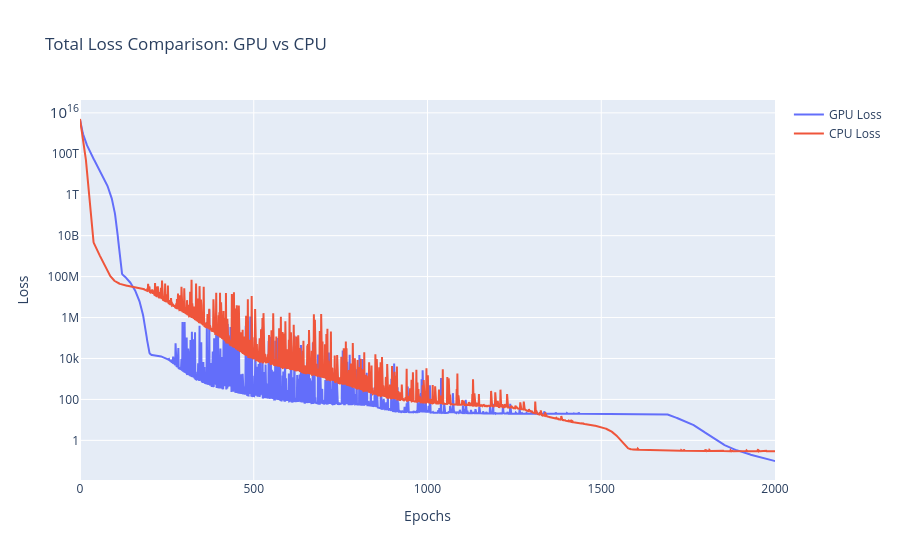
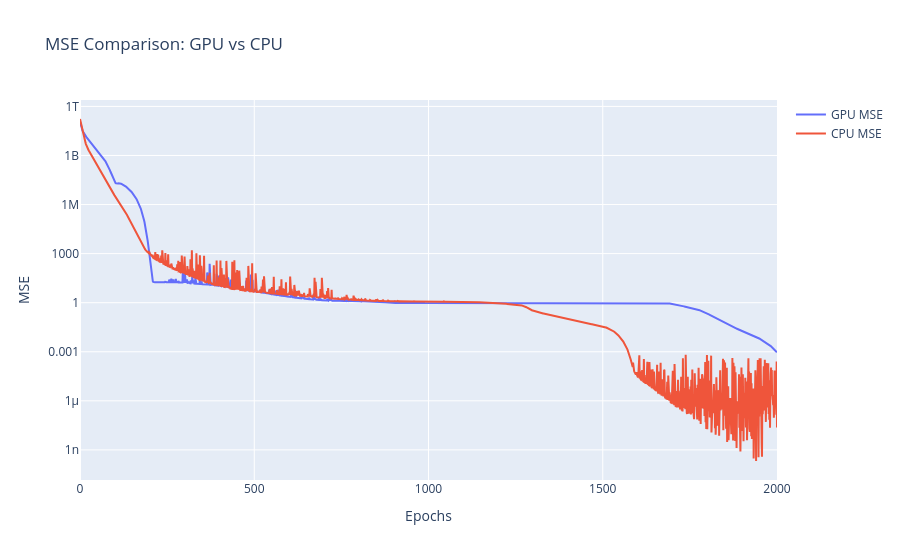
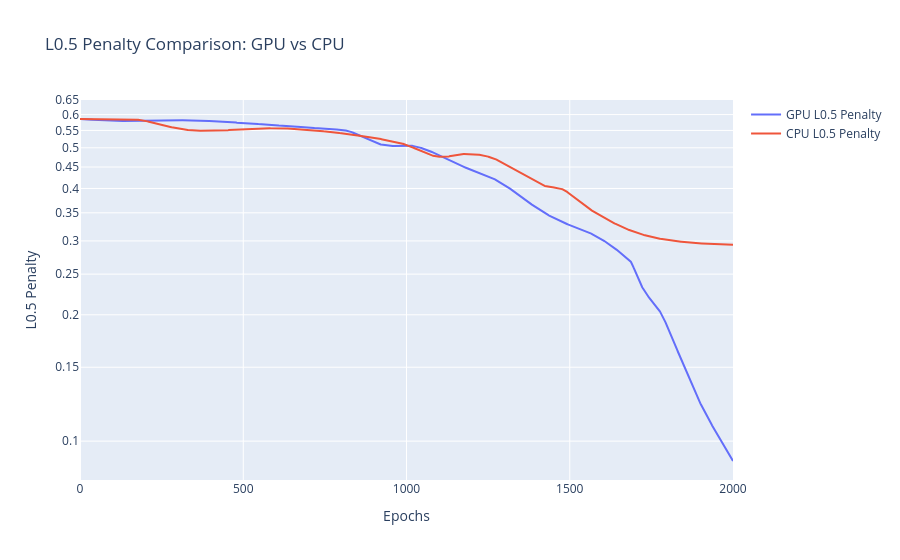

The cell these charts' notebook holds for them, in order:
### Code cell
plot_losses(losses_gpu, losses_cpu)

### Figure 1 — Plotly figure (JSON) as saved in the notebook; plotly's stock layout.template omitted (floating-point values rounded to 4 significant figures; data arrays with more than 128 entries replaced by an {"elided": "..."} marker saying what was removed)
{"data": [{"mode": "lines", "name": "GPU Loss", "type": "scatter", "x": {"elided": "2001 int values"}, "y": {"elided": "2001 float values"}}, {"mode": "lines", "name": "CPU Loss", "type": "scatter", "x": {"elided": "2001 int values"}, "y": {"elided": "2001 float values"}}], "layout": {"title": {"text": "Total Loss Comparison: GPU vs CPU"}, "xaxis": {"title": {"text": "Epochs"}}, "yaxis": {"title": {"text": "Loss"}, "type": "log"}}}

### Figure 2 — Plotly figure (JSON) as saved in the notebook; plotly's stock layout.template omitted (floating-point values rounded to 4 significant figures; data arrays with more than 128 entries replaced by an {"elided": "..."} marker saying what was removed)
{"data": [{"mode": "lines", "name": "GPU MSE", "type": "scatter", "x": {"elided": "2001 int values"}, "y": {"elided": "2001 float values"}}, {"mode": "lines", "name": "CPU MSE", "type": "scatter", "x": {"elided": "2001 int values"}, "y": {"elided": "2001 float values"}}], "layout": {"title": {"text": "MSE Comparison: GPU vs CPU"}, "xaxis": {"title": {"text": "Epochs"}}, "yaxis": {"title": {"text": "MSE"}, "type": "log"}}}

### Figure 3 — Plotly figure (JSON) as saved in the notebook; plotly's stock layout.template omitted (floating-point values rounded to 4 significant figures; data arrays with more than 128 entries replaced by an {"elided": "..."} marker saying what was removed)
{"data": [{"mode": "lines", "name": "GPU L0.5 Penalty", "type": "scatter", "x": {"elided": "2001 int values"}, "y": {"elided": "2001 float values"}}, {"mode": "lines", "name": "CPU L0.5 Penalty", "type": "scatter", "x": {"elided": "2001 int values"}, "y": {"elided": "2001 float values"}}], "layout": {"title": {"text": "L0.5 Penalty Comparison: GPU vs CPU"}, "xaxis": {"title": {"text": "Epochs"}}, "yaxis": {"title": {"text": "L0.5 Penalty"}, "type": "log"}}}
